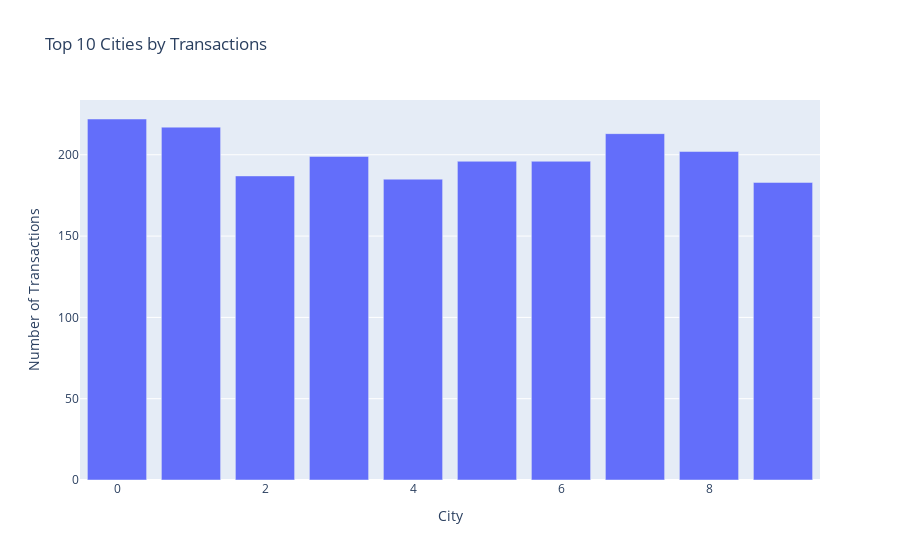

Here is the notebook cell this chart was saved with:
### Code cell
# Top 10 cities by customers
city_counts = df['City'].value_counts().nlargest(10)
fig = px.bar(x=city_counts.index, y=city_counts.values, labels={'x':'City','y':'Number of Transactions'}, title='Top 10 Cities by Transactions')
fig.show()

### Figure 1 — Plotly figure (JSON) as saved in the notebook; plotly's stock layout.template omitted (floating-point values rounded to 4 significant figures)
{"data": [{"alignmentgroup": "True", "hovertemplate": "City=%{x}<br>Number of Transactions=%{y}<extra></extra>", "legendgroup": "", "marker": {"color": "#636efa", "pattern": {"shape": ""}}, "name": "", "offsetgroup": "", "orientation": "v", "showlegend": false, "textposition": "auto", "type": "bar", "x": [0, 1, 7, 8, 3, 5, 6, 2, 4, 9], "xaxis": "x", "y": [222, 217, 213, 202, 199, 196, 196, 187, 185, 183], "yaxis": "y"}], "layout": {"barmode": "relative", "legend": {"tracegroupgap": 0}, "title": {"text": "Top 10 Cities by Transactions"}, "xaxis": {"anchor": "y", "domain": [0, 1], "title": {"text": "City"}}, "yaxis": {"anchor": "x", "domain": [0, 1], "title": {"text": "Number of Transactions"}}}}
